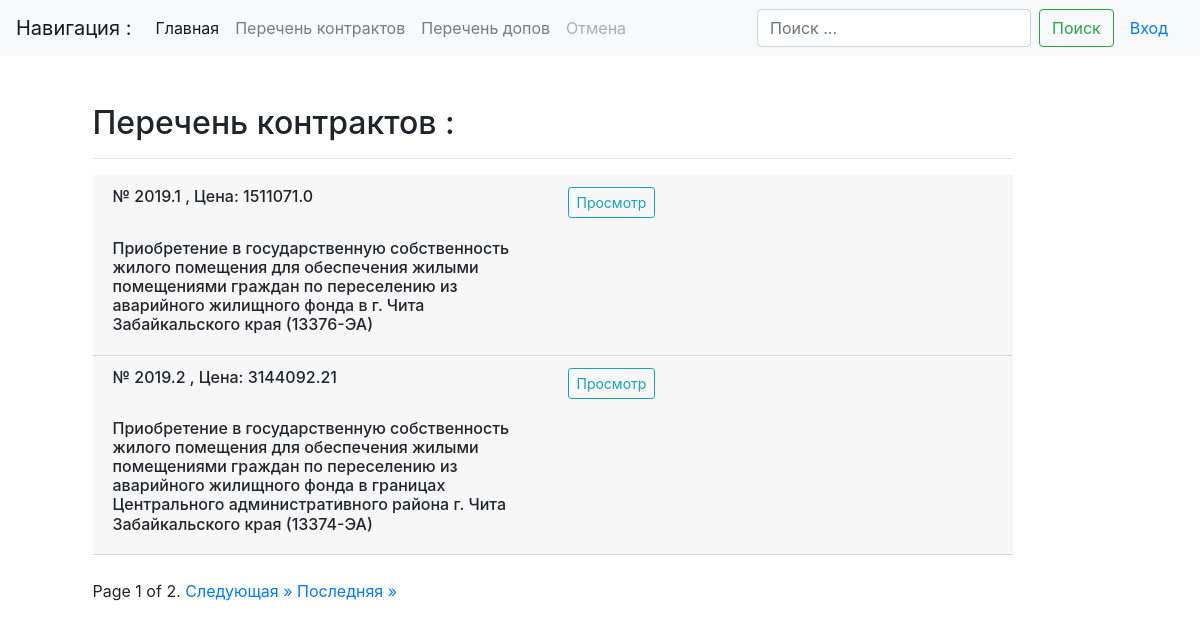
The app's page /list/, older data.
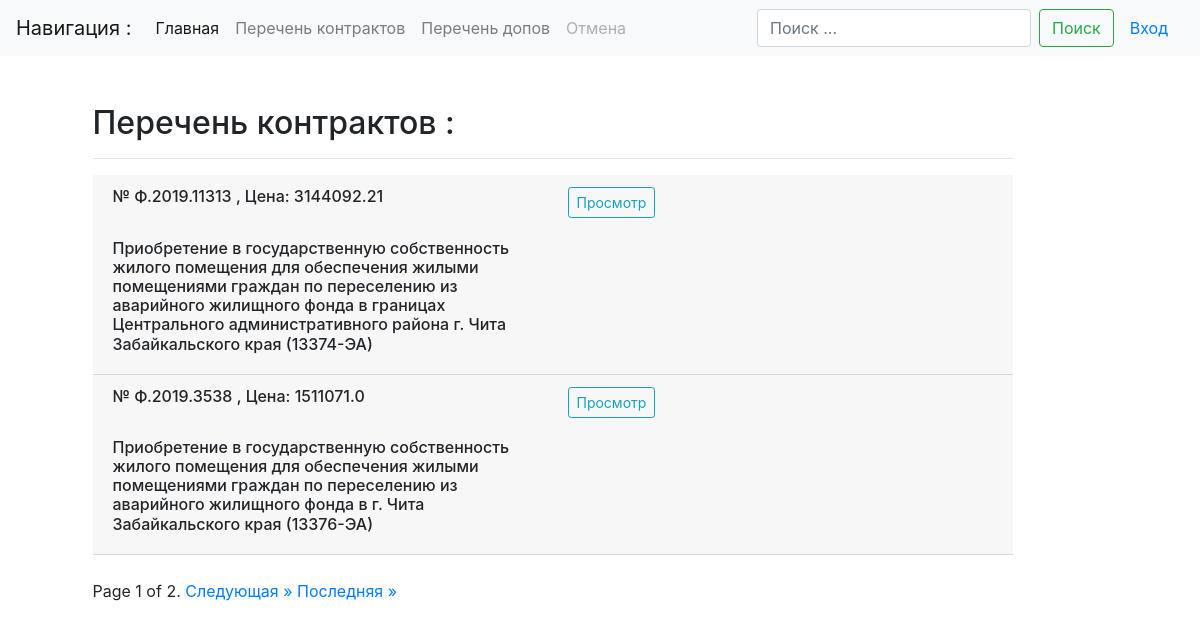
The same page, newer data.
### main/models.py (models this page shows, shortened)
class Reestr(models.Model):
    num_izv = models.CharField(max_length=20, db_index=True, verbose_name='Номер извещения', default='-')
    nc_contract = models.CharField(max_length=30, db_index=True, verbose_name='Номер карточки контракта',
                                   default='-')
    num_contract = models.CharField(max_length=20, db_index=True, verbose_name='Номер контракта', default='-')
    name_object = models.CharField(max_length=500, db_index=True, verbose_name='Наименование объекта закупки',
                                   default='-')
    type_doc = models.ForeignKey(TypeDoc, on_delete=models.DO_NOTHING, verbose_name='Документ', default='-')
    y_contract = models.CharField(max_length=4, verbose_name='Год ввода', default='1970')
    nmck = models.FloatField(max_length=50, verbose_name='НМЦ')
    c_contract = models.FloatField(max_length=50, verbose_name='Цена контракта')
    econom = models.FloatField(max_length=50, verbose_name='Экономия')
    proc_econom = models.FloatField(max_length=6, verbose_name='Процент экономии')
    ini_contract = models.ForeignKey(Initiator, on_delete=models.DO_NOTHING, verbose_name='Инициатор', default='-')
    uch_contract = models.CharField(max_length=200, db_index=True, verbose_name='Участник', default='-')
    in_contract = models.CharField(max_length=10, null=True, verbose_name='Дата подписания контракта')
    in_work = models.CharField(max_length=10, null=True, verbose_name='Дата начала работ')
    out_work = models.CharField(max_length=10, null=True, verbose_name='Дата окончания работ')
    stat_contract = models.ForeignKey(Status_Contract, on_delete=models.DO_NOTHING, verbose_name='Статус', default='-')
    work_contract = models.BooleanField('В работе')
    failures = models.BooleanField('Срыв сроков')
    executed = models.BooleanField('Исполнен')
    data_stamp = models.DateTimeField(auto_now_add=True)
    class Meta:
        verbose_name = "Госконтракт"
        verbose_name_plural = "Госконтракты"
        ordering = ('y_contract', 'num_contract',)  # сортировка

### main/views.py (the view)
# urls.py: path('list/', ContractsListView.as_view(), name='contract-list'),
class ContractsListView(ListView):
    model = Reestr
    queryset = Reestr.objects.all().filter(work_contract=True, type_doc=1)
    template_name = 'main/contract_list.html'
    paginate_by = 2

### templates/main/contract_list.html (shortened to what this page needs)
{% extends "base.html" %}
{% block content %}
<h2 class="mb-3">Перечень контрактов :</h2><hr>
    {% for contract in reestr_list %}
        <div class="card-header">
            <div class="row">
                <div class="col-md-6" >
                    <h6> № {{ contract.num_contract }}  ,  Цена: {{ contract.c_contract}}</h6><br>
                    <h6> {{ contract.name_object }} </h6>
                </div>
                {% if user.is_authenticated %}
                    <div class="col-md-2"><a href="{% url 'contract-detail' contract.id %}" class="btn btn-sm btn-outline-info my-2 my-sm-0" role="group" aria-disabled="true">Просмотр</a></div>
                    <div class="col-md-2"><a href="{% url 'con-pdf-view' contract.id %}" class="btn btn-sm btn-outline-info my-2 my-sm-0" role="group" aria-disabled="true">ПДФ</a></div>
                    <div class="col-md-2"><a href="{% url 'contract-update' contract.id %}" class="btn btn-sm btn-outline-danger my-2 my-sm-0" role="group" aria-disabled="true">Изменить</a></div>
                {% else %}
                    <div class="col-md-2"><a href="{% url 'contract-detail' contract.id %}" class="btn btn-sm btn-outline-info my-2 my-sm-0" role="group" aria-disabled="true">Просмотр</a></div>
                    <div class="col-md-2"></div>
                {% endif %}
            </div>
        </div>
    {% empty %}
        <h1>Список пуст!</h1>
    {% endfor %}
    {% block pagination %}
    {% if is_paginated %}
        <br>
        <div class="pagination">
            <span class="step-links">
                <span class="current">
                    Page {{ page_obj.number }} of {{ paginator.num_pages }}.
                </span>
            {% if page_obj.has_next %}
                <a href="?page={{ page_obj.next_page_number }}">Следующая &raquo;</a>
                <a href="?page={{ page_obj.paginator.num_pages }}">Последняя &raquo;</a>
            {% endif %}
            </span>
        </div>
    {% endif %}
    {% endblock pagination%}
{% endblock content %}

Row changes from the older to the newer data that the page shows:
changed Reestr (number 1 of 2 on the later page): num_contract "2019.2" → "Ф.2019.11313"; moves up the list
changed Reestr (number 2 of 2 on the later page): num_contract "2019.1" → "Ф.2019.3538"
